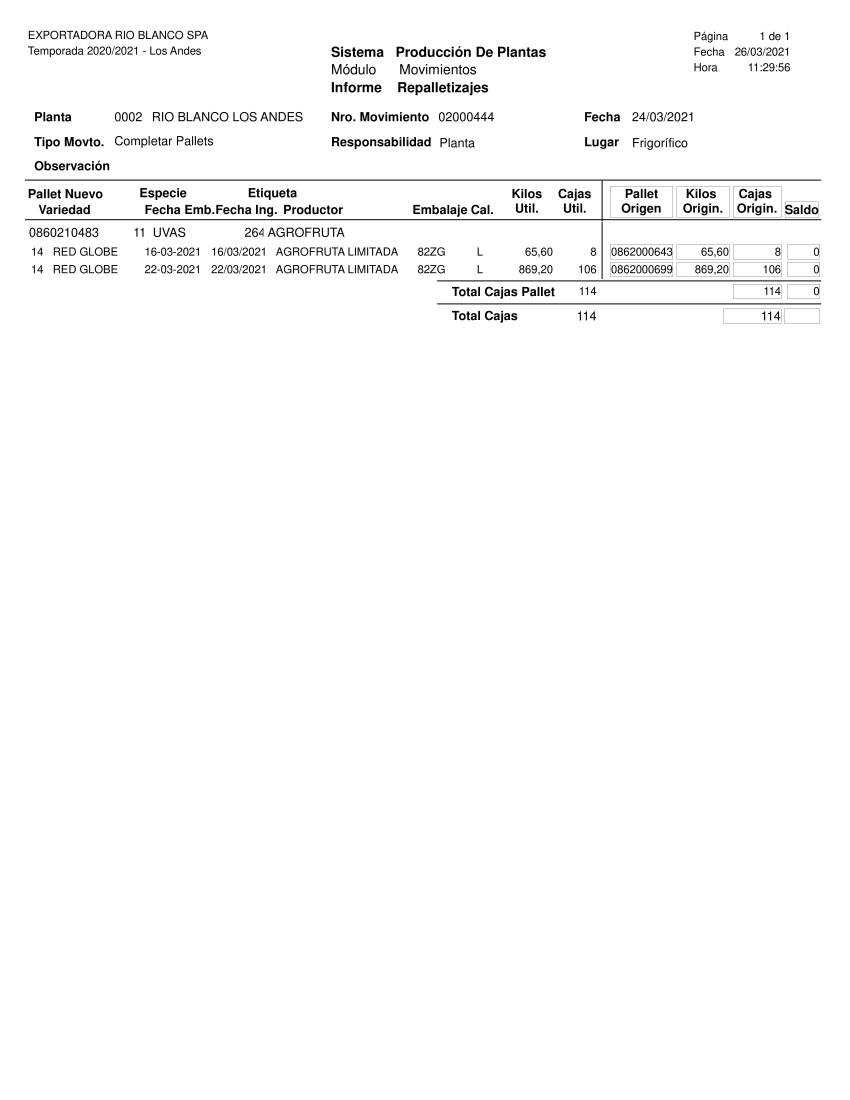
#> input picture Image/page_1.jpg, 4250 x 5500 px (shown at 1/5 size); its folder holds only this picture in this run
$ python cropping.py
#> lines starting #> are read from the running program, lines starting #| are printed output that depends on the picture
import glob
import cv2

image_counter = 1

def cortes(img, x, y, w, h, image_counter):
        crop_img = img[y:y+h, x:x+w]
        filename = "./Cropped/crop"+str(image_counter)+".jpg"
        #cv2.imshow('windo',crop_img)
        cv2.imwrite(filename,crop_img)

        cv2.waitKey(0)
        cv2.destroyAllWindows()

images = glob.glob("./Image/*.jpg")

for image in images:
        img=cv2.imread(image,1)
#> img is the input picture: shape (5500, 4250, 3); min 0, max 255, mean 250.4

        cortes(img, 70, 820, 500, 4228, image_counter)
#> in cortes, `crop_img = img[y:y+h, x:x+w]`:
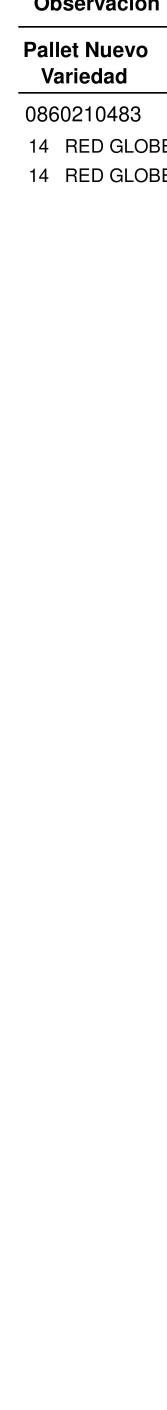
#> crop_img: shape (4228, 500, 3) (shown at 1/3 size); min 0, max 255, mean 250.4
        image_counter += 1
        cortes(img, 2900, 820, 400, 4228, image_counter)
#> call 2 of cortes, with x = 2900, y = 820, w = 400, h = 4228, image_counter = 2
#> in cortes (call 2), `crop_img = img[y:y+h, x:x+w]`:
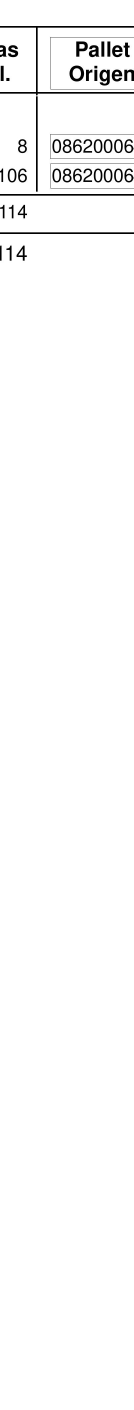
#> crop_img: shape (4228, 400, 3) (shown at 1/3 size); min 0, max 255, mean 250.1
        image_counter += 1
